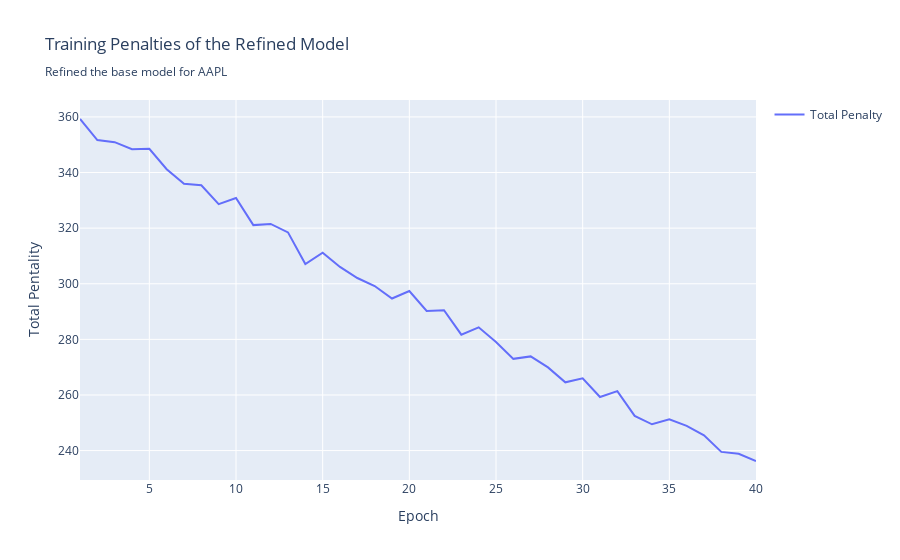

Notebook code for this chart:
### Markdown cell above
# Tailor the Model to an Asset

This next cell continues to train the network, but uses real data for a specific underlying Equity. In this case, it's using AAPL as the underlying Equity. It runs 40 epochs and then plots how the loss generally decreases for each successive epoch. The decrease in loss shows that more training leads to more accurate in-sample predictions.

### Code cell
start_date = datetime(2023, 12, 19)
end_date = datetime(2024, 2, 17)
model.train_asset_model(
    "AAPL", start_date, end_date, epochs=40, save=False, in_research_env=True
)

### Figure 1 — Plotly figure (JSON) as saved in the notebook; plotly's stock layout.template omitted (floating-point values rounded to 4 significant figures)
{"data": [{"name": "Total Penalty", "type": "scatter", "x": [1, 2, 3, 4, 5, 6, 7, 8, 9, 10, 11, 12, 13, 14, 15, 16, 17, 18, 19, 20, 21, 22, 23, 24, 25, 26, 27, 28, 29, 30, 31, 32, 33, 34, 35, 36, 37, 38, 39, 40], "y": [359.3, 351.7, 350.9, 348.4, 348.5, 341.2, 335.9, 335.4, 328.6, 330.9, 321.1, 321.5, 318.5, 307.1, 311.2, 306.1, 302.1, 299.2, 294.7, 297.4, 290.2, 290.5, 281.7, 284.3, 279.1, 273.0, 273.9, 269.9, 264.6, 266.0, 259.3, 261.4, 252.5, 249.5, 251.3, 248.9, 245.5, 239.5, 238.9, 236.3]}], "layout": {"autosize": true, "showlegend": true, "title": {"text": "Training Penalties of the Refined Model<br><sub>Refined the base model for AAPL</sub>"}, "xaxis": {"autorange": true, "range": [1, 40], "title": {"text": "Epoch"}, "type": "linear"}, "yaxis": {"autorange": true, "range": [229.4, 366.1], "title": {"text": "Total Pentality"}, "type": "linear"}}}
